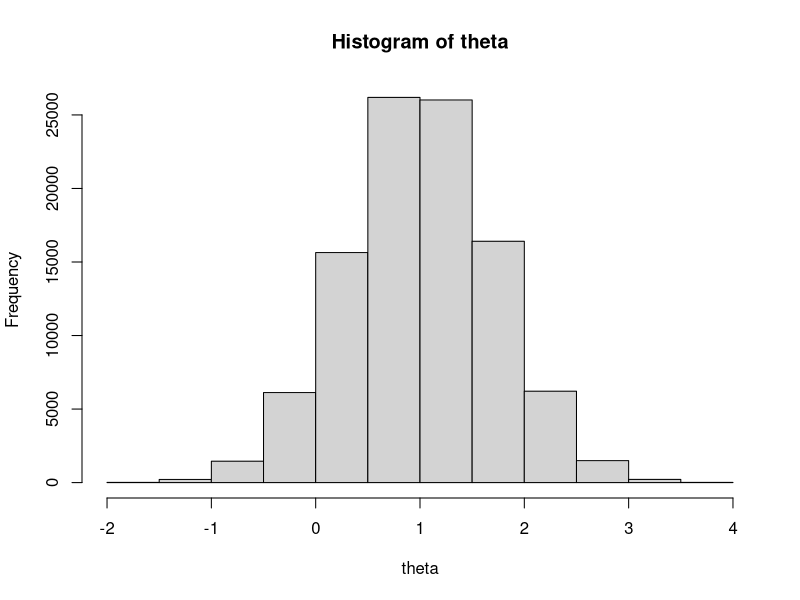

Reproduce this figure in R.
## ---- chunk 1
metropolis_hastings = function(rprop, dprop, mu, theta_1 = 1, B = 10^5)
{
  theta = rep(NA, B)
  theta[1] = theta_1
  for(ii in 2:B)
  {
    theta[ii] = rprop(theta[ii-1])
    L = (mu(theta[ii])*dprop(theta[ii-1], theta[ii]))/
      (mu(theta[ii-1])*dprop(theta[ii], theta[ii-1]))
    if(runif(1) > L) theta[ii] = theta[ii-1]
  }
  theta
}
## ---- chunk 2
mu = function(theta) dnorm(theta, 0, 1)*dnorm(2, theta, 1)
rprop = function(estado_anterior) estado_anterior + rnorm(1)
dprop = function(proposta, estado_anterior) dnorm(proposta, estado_anterior, 1)
theta = metropolis_hastings(rprop, dprop, mu)
hist(theta)
## ---- chunk 3
mean(theta)
## ---- chunk 4
var(theta)
## ---- chunk 5
mean(exp(theta))
## ---- chunk 6
theta = 10
n = 10
x = rnorm(n, theta, 1)
